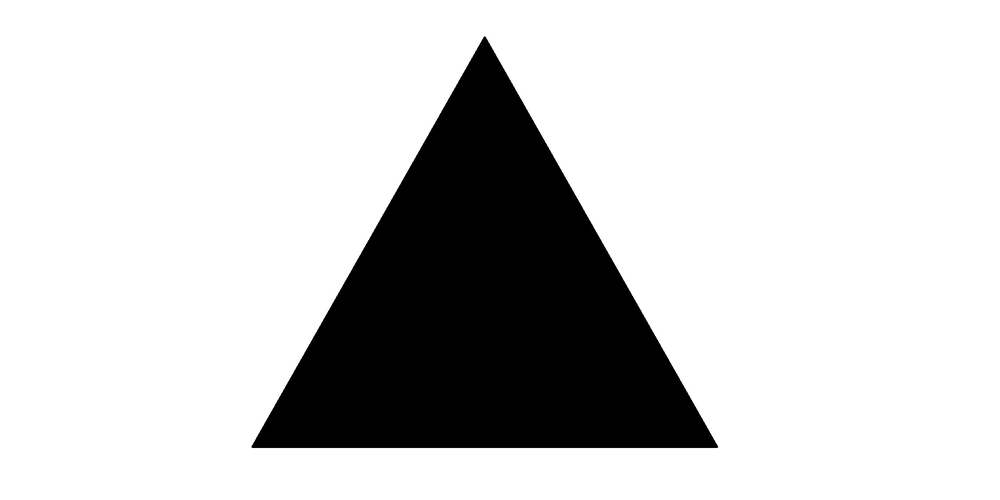
#> input picture triangle_black.png, 1000 x 500 px, shrunk from 2000 x 1000 before the run
$ python canny_test.py
#> lines starting #> are read from the running program, lines starting #| are printed output that depends on the picture; after the words box and inside, x2 and y2 are one past the last pixel; in counts of white or black regions, pixels touching at a corner belong together
#!/usr/bin/python

import numpy as np
import cv2
from matplotlib import pyplot as plt

img_triangle = cv2.imread('triangle_black.png', 0)
#> img_triangle is the input picture: shape (500, 1000); min 0, max 255, mean 205.7
img = cv2.imread('triangle_black.png', 0)

edges2 = cv2.Canny(img_triangle,0,0)
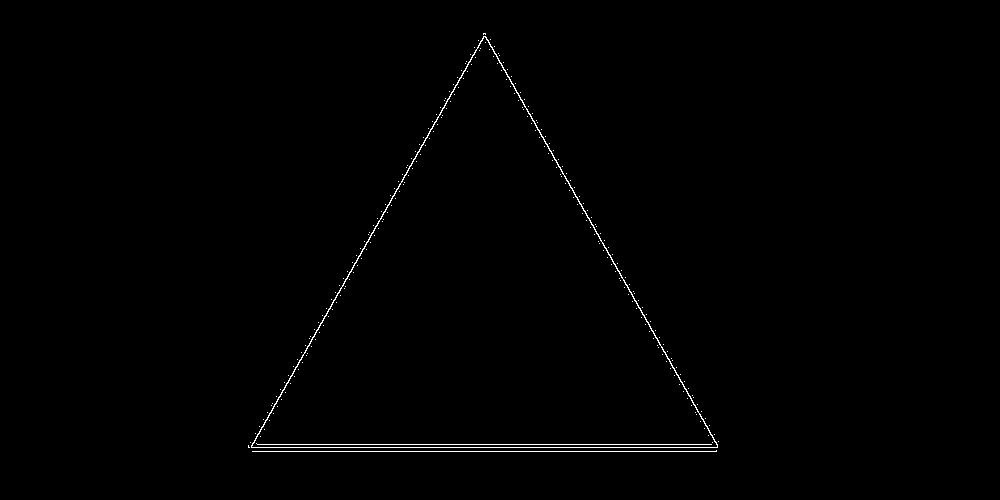
#> edges2: shape (500, 1000); 0.58% white in thin lines or dots, all inside (x1, y1, x2, y2) = (248, 33, 719, 452)
contours,hierarchy = cv2.findContours(edges2,1,2)
#> contours = 248 contours, 246 with area under 20; largest, box (x1, y1, x2, y2) and area: (251, 36, 718, 448) 96651, (251, 36, 718, 448) 96197

for cnt in contours:
        approx = cv2.approxPolyDP(cnt,0.02*cv2.arcLength(cnt,True),True)
        if len(approx)==3:
            cv2.drawContours(img,[cnt],0,(0,255,0),2)
            tri = approx
#> this loop made 248 passes
#> tri on passes 246 to 247: [[484, 36], [716, 447], [251, 446]], [[483, 36], [251, 447], [717, 447]]
#> approx on passes 2, 4, 5, 6, 7, 8: [[248, 445], [248, 447], [249, 447], [248, 446]], [[712, 442]], [[250, 442]], [[718, 441]], [[260, 436]], [[708, 435]]
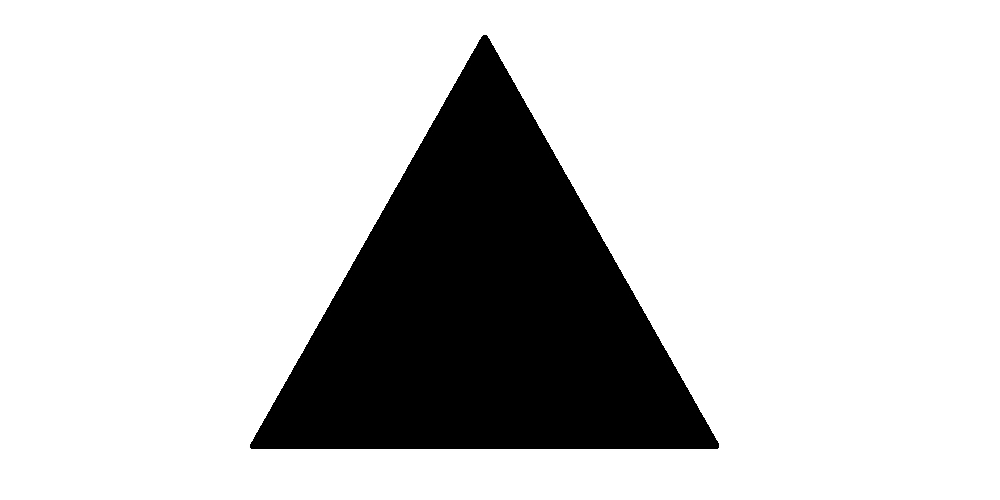
#> img: shape (500, 1000); 0.87% of pixels changed, all inside (x1, y1, x2, y2) = (250, 35, 719, 449)

for vertex in tri:
    cv2.circle(img,(vertex[0][0],vertex[0][1]),5,255,-1)
#> this loop made 3 passes
#> vertex on passes 1 to 3: [[483, 36]], [[251, 447]], [[717, 447]]
#> img: shape (500, 1000); 0.03% of pixels changed, all inside (x1, y1, x2, y2) = (249, 34, 721, 451)

cv2.imshow('img',img)
cv2.waitKey(0)
cv2.destroyAllWindows()

$ run again, with circle_black.png copied over triangle_black.png
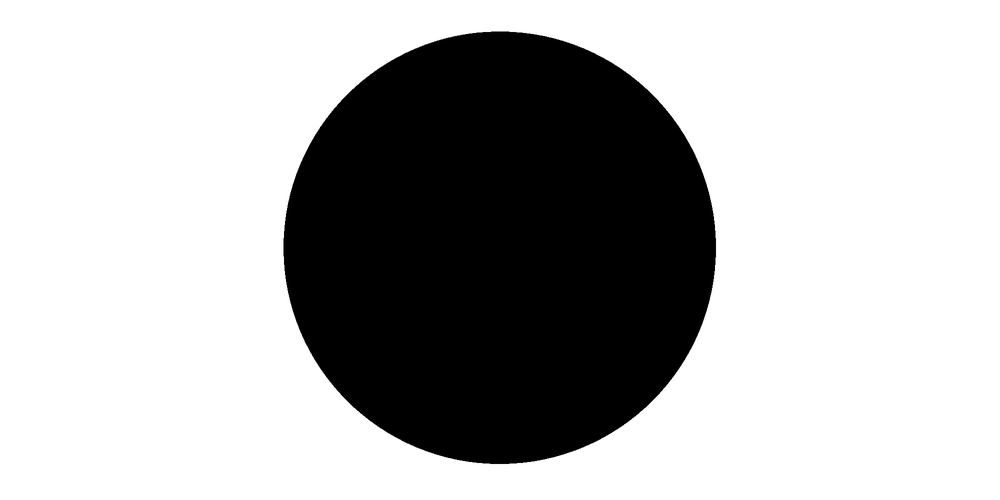
#> input picture circle_black.png, 1000 x 500 px, shrunk from 2000 x 1000 before the run
#> img_triangle is the input picture: shape (500, 1000); min 0, max 255, mean 180.1
#> `edges2 = cv2.Canny(img_triangle,0,0)`:
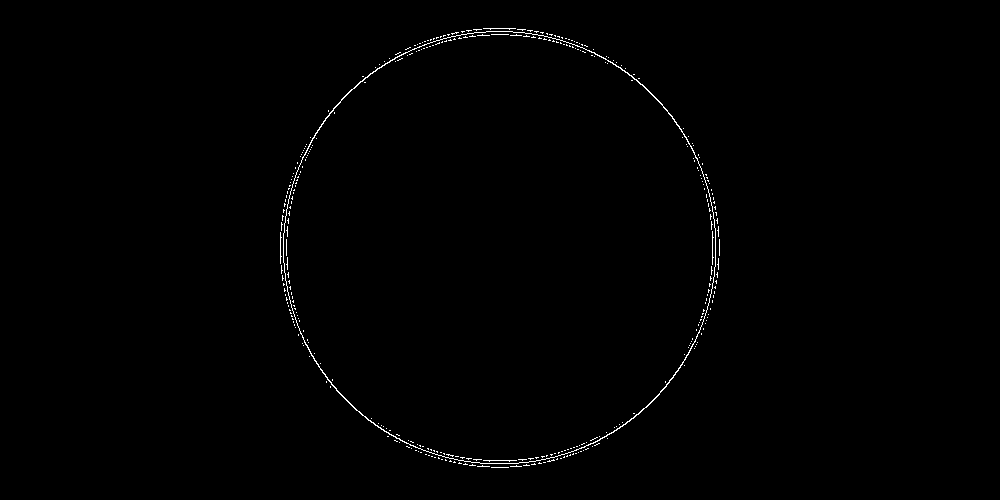
#> edges2: shape (500, 1000); 0.57% white in thin lines or dots, all inside (x1, y1, x2, y2) = (280, 28, 720, 468)
#> contours = 357 contours, 355 with area under 20; largest, box (x1, y1, x2, y2) and area: (283, 31, 716, 464) 147066, (283, 31, 716, 464) 146718
#> the loop `for cnt in contours:` made 357 passes
#> tri on passes 11, 13, 17, 20, 25, 27, 31, 32: [[455, 462], [454, 461], [453, 462]], [[451, 461], [450, 460], [449, 461]], [[445, 459], [445, 460], [446, 460]], [[557, 458], [556, 459], [557, 459]], [[438, 457], [438, 458], [439, 458]], [[564, 456], [563, 457], [564, 457]], [[567, 455], [566, 456], [567, 456]], [[547, 455], [546, 455], [546, 456]]
#> after the loop `for cnt in contours:`:
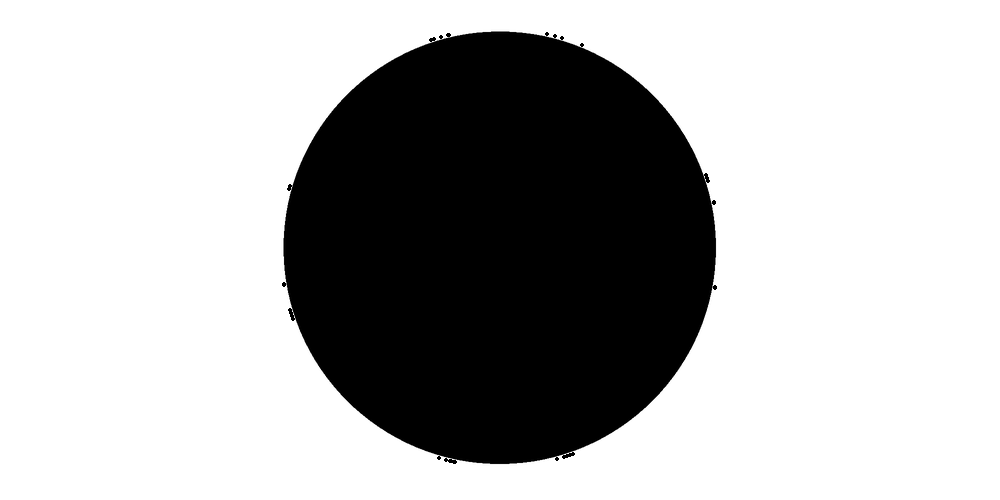
#> img: shape (500, 1000); 0.09% of pixels changed, all inside (x1, y1, x2, y2) = (282, 32, 717, 464)
#> the loop `for vertex in tri:` made 3 passes
#> vertex on passes 1 to 3: [[546, 33]], [[547, 34]], [[547, 33]]
